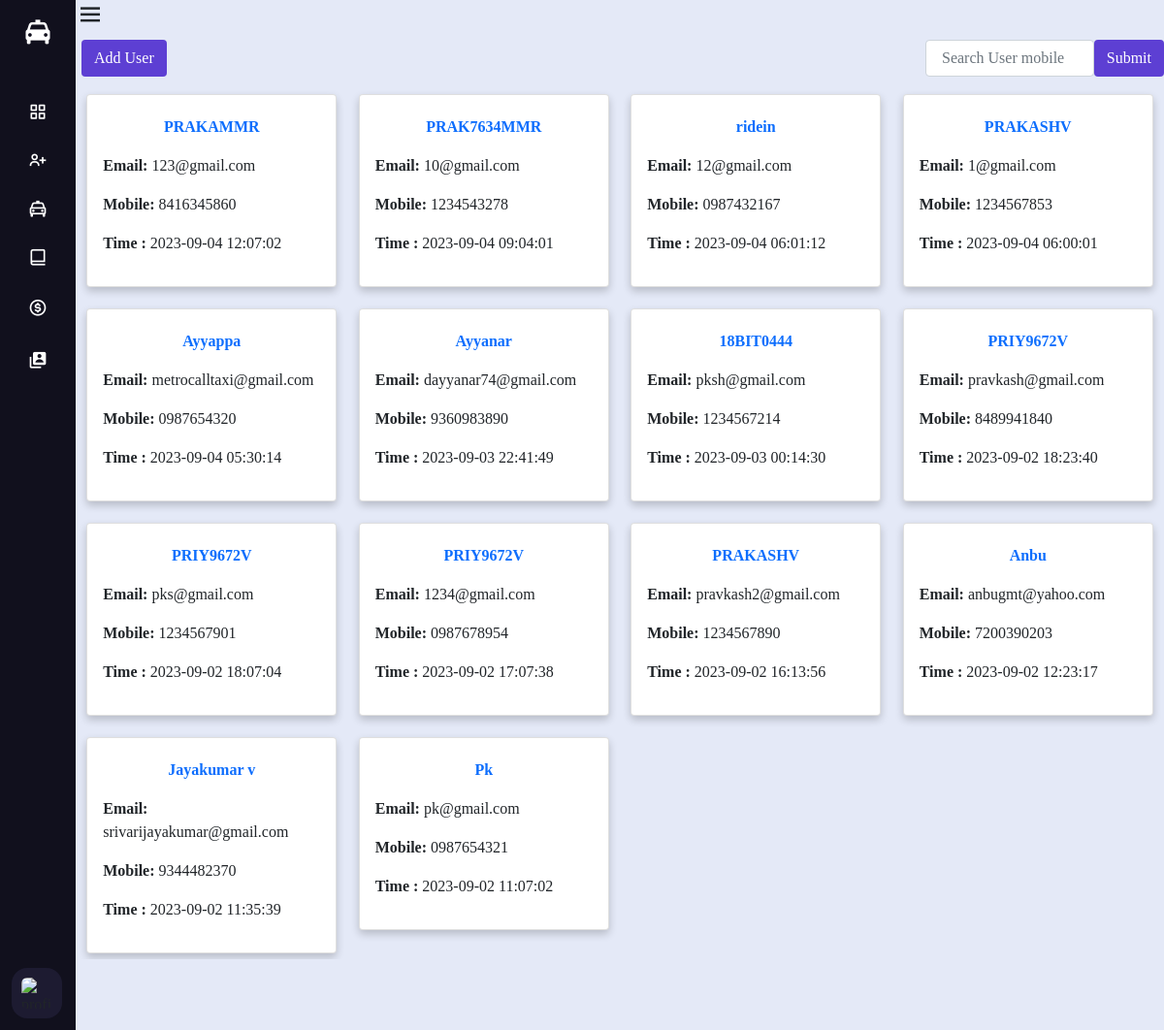
Page /userdetails.php on the committed database.
### tables this page shows
CREATE TABLE `userdetails` (
  `userid` int(11) NOT NULL,
  `username` varchar(100) DEFAULT NULL,
  `useremail` varchar(200) DEFAULT NULL,
  `userpassword` varchar(100) DEFAULT NULL,
  `usermobile` mediumtext DEFAULT NULL,
  `useron` datetime DEFAULT current_timestamp() ON UPDATE current_timestamp()
);

### userdetails.php (the view, shortened to what this page needs)
<!DOCTYPE html>
<html lang="en" dir="ltr" >
  <head>
    <link rel="stylesheet" href="adminstyle.css">
    <link href='https://unpkg.com/boxicons@2.0.7/css/boxicons.min.css' rel='stylesheet'>
	<link href="https://cdn.jsdelivr.net/npm/bootstrap@5.1.3/dist/css/bootstrap.min.css" rel="stylesheet">
	<link rel="stylesheet" href="https://cdnjs.cloudflare.com/ajax/libs/font-awesome/4.7.0/css/font-awesome.min.css">
<link rel='stylesheet' href='https://cdn-uicons.flaticon.com/uicons-regular-rounded/css/uicons-regular-rounded.css'>
</head>
<body>
  <div class="sidebar close">
    <div class="logo-details">
	  <i class='bx bxs-taxi' style="padding:3px;"></i>
    </div>
    <ul class="nav-links">
      <li>
        <a href="adminhome.php">
          <i class='bx bx-grid-alt' ></i>
        </a>
      </li>
	   <li>
        <div class="iocn-link">
          <a href="#">
             <i class='bx bx-user-plus'></i>
          </a>
        </div>
      </li>
      <li>
        <div class="iocn-link">
          <a href="#">
            <i class='bx bx-taxi'></i>
          </a>
        </div>
      </li>
      <li>
        <div class="iocn-link">
          <a href="#">
            <i class='bx bx-book-alt' ></i>
          </a>
        </div>
      </li>
      <li>
        <div class="iocn-link">
          <a href="#">
           <i class='bx bx-dollar-circle' ></i>
          </a>
        </div>
      </li>
      <li>
        <div class="iocn-link">
          <a href="#">
            <i class='bx bxs-user-account'></i>
          </a>
        </div>
      </li>
	<li>
    <div class="profile-details">
      <div class="profile-content">
        <img src="images/delivery-man-white.png" alt="profileImg">
      </div>
    </div>
  </li>
</ul>
</div>
<section class="home-section ">
    <div class="home-content ">
      <i class='bx bx-menu' ></i>
    </div>
<section class="whole">
	<a href="userregister.php"  class="btn adddriver">Add User</a>
<div class="top">
		<div class="topbox">
			<form action="userdetails.php" method="post">
				<div class="searchbox">
					<input type="text" name="usermobile" class="dname form-control" placeholder=" Search User mobile">
					<input type="submit" class="btn searchcolor " name="searchsubmit">
			    </div>
			</form>
		</div>
</div>
</section>
<section class="gridbox">
<div class="container">
	<div class="row">
<?php
            include("database.php");
			if(isset($_POST["searchsubmit"]))
			{
				$usermobile=$_POST['usermobile'];
				$query="select userid,username,useremail,usermobile,useron from userdetails where usermobile='".$usermobile."' order by useron desc";
				$result= mysqli_query($con, $query);
			}
			else{
				$query="select userid,username,useremail,usermobile,useron from userdetails order by useron desc";
				$result= mysqli_query($con, $query);
			}
			while($datas= mysqli_fetch_assoc($result)) {
?>
		<div class="column">
			<div class="card">
			  <div class="card-body">
				<p class="drivername text-primary"><?php echo $datas['username']; ?></p>
				<p><span>Email: </span><?php echo $datas['useremail']; ?></p>
				<p><span>Mobile: </span><?php echo $datas['usermobile']; ?></p>
				<p><span>Time : </span><?php echo $datas['useron']; ?></p>
			</div>
			</div>
		</div>
			<?php }?>
		</div>
	</div>
</section>
</section>
</body>
</html>

### adminstyle.css (style rules this page uses)
* { margin: 0; padding: 0; box-sizing: border-box; font-family: 'Poppins', sans-serif; }
body { overflow: hidden; }
.sidebar { position: fixed; top: 0; left: 0; height: 100%; width: 260px; background: #11101d; z-index: 100; transition: all 0.5s ease; }
.sidebar.close { width: 78px; }
.sidebar .logo-details { height: 60px; width: 100%; display: flex; align-items: center; }
.sidebar .logo-details i { font-size: 30px; color: #fff; height: 50px; min-width: 78px; text-align: center; line-height: 50px; }
.sidebar .nav-links { height: 100%; padding: 30px 0 150px 0; overflow: auto; }
.sidebar.close .nav-links { overflow: visible; }
.sidebar .nav-links li { position: relative; list-style: none; transition: all 0.4s ease; }
.sidebar .nav-links li .iocn-link { display: flex; align-items: center; justify-content: space-between; }
.sidebar.close .nav-links li .iocn-link { display: block }
.sidebar .nav-links li i { height: 50px; min-width: 78px; text-align: center; line-height: 50px; color: #fff; font-size: 20px; cursor: pointer; transition: all 0.3s ease; }
.sidebar .nav-links li a { display: flex; align-items: center; text-decoration: none; }
.sidebar .profile-details { position: fixed; bottom: 0; width: 260px; display: flex; align-items: center; justify-content: space-between; background: #1d1b31; padding: 12px 0; transition: all 0.5s ease; }
.sidebar.close .profile-details { background: none; }
.sidebar.close .profile-details { width: 78px; }
.sidebar .profile-details .profile-content { display: flex; align-items: center; }
.sidebar .profile-details img { height: 52px; width: 52px; object-fit: cover; border-radius: 16px; margin: 0 14px 0 12px; background: #1d1b31; transition: all 0.5s ease; }
.sidebar.close .profile-details img { padding: 10px; }
.home-section { position: relative; background: #E4E9F7; height: 100vh; left: 260px; width: calc(100% - 260px); transition: all 0.5s ease; }
.sidebar.close ~ .home-section { left: 78px; width: calc(100% - 78px); }
.home-content { display: flex; align-items: center; flex-wrap: wrap; }
.home-section .home-content .bx-menu, { color: #11101d; font-size: 35px; }
.home-section .home-content .bx-menu { cursor: pointer; }

### userdetails.php (style rules this page uses)
* { font-family:Serif; box-sizing:border-box; }
.gridbox { overflow-y:scroll; height:85%; margin-top:4%; }
.home-content { font-size:30px; }
img { width:20%; height:auto; border-radius:10%; }
.column { width:25%; padding:1%; height:auto; }
.drivername { text-align:center; margin-top:2%; font-size:16px; font-weight:bold; }
span { font-weight:bold; }
.searchbox { display:flex; }
.searchcolor { color:white; background-color:#5D3FD3; }
.top { position:fixed; left:79.5%; }
.whole { display:flex; margin-top:1%; }
.adddriver { color:white; background-color:#5D3FD3; position:fixed; margin-left:.5%; }
.card { box-shadow: 0 4px 8px 0 rgba(0, 0, 0, 0.2); }

### rows in the picture
userdetails: username "PRAKAMMR", useremail "123@gmail.com", usermobile "8416345860", useron "2023-09-04 12:07:02"
userdetails: username "PRAK7634MMR", useremail "10@gmail.com", usermobile "1234543278", useron "2023-09-04 09:04:01"
userdetails: username "ridein", useremail "12@gmail.com", usermobile "0987432167", useron "2023-09-04 06:01:12"
userdetails: username "PRAKASHV", useremail "1@gmail.com", usermobile "1234567853", useron "2023-09-04 06:00:01"
userdetails: username "Ayyappa", useremail "metrocalltaxi@gmail.com", usermobile "0987654320", useron "2023-09-04 05:30:14"
userdetails: username "Ayyanar", useremail "dayyanar74@gmail.com", usermobile "9360983890", useron "2023-09-03 22:41:49"
userdetails: username "18BIT0444", useremail "pksh@gmail.com", usermobile "1234567214", useron "2023-09-03 00:14:30"
userdetails: username "PRIY9672V", useremail "pravkash@gmail.com", usermobile "8489941840", useron "2023-09-02 18:23:40"
userdetails: username "PRIY9672V", useremail "pks@gmail.com", usermobile "1234567901", useron "2023-09-02 18:07:04"
userdetails: username "PRIY9672V", useremail "1234@gmail.com", usermobile "0987678954", useron "2023-09-02 17:07:38"
userdetails: username "PRAKASHV", useremail "pravkash2@gmail.com", usermobile "1234567890", useron "2023-09-02 16:13:56"
userdetails: username "Anbu", useremail "anbugmt@yahoo.com", usermobile "7200390203", useron "2023-09-02 12:23:17"
userdetails: username "Jayakumar v", useremail "srivarijayakumar@gmail.com", usermobile "9344482370", useron "2023-09-02 11:35:39"
userdetails: username "Pk", useremail "pk@gmail.com", usermobile "0987654321", useron "2023-09-02 11:07:02"
